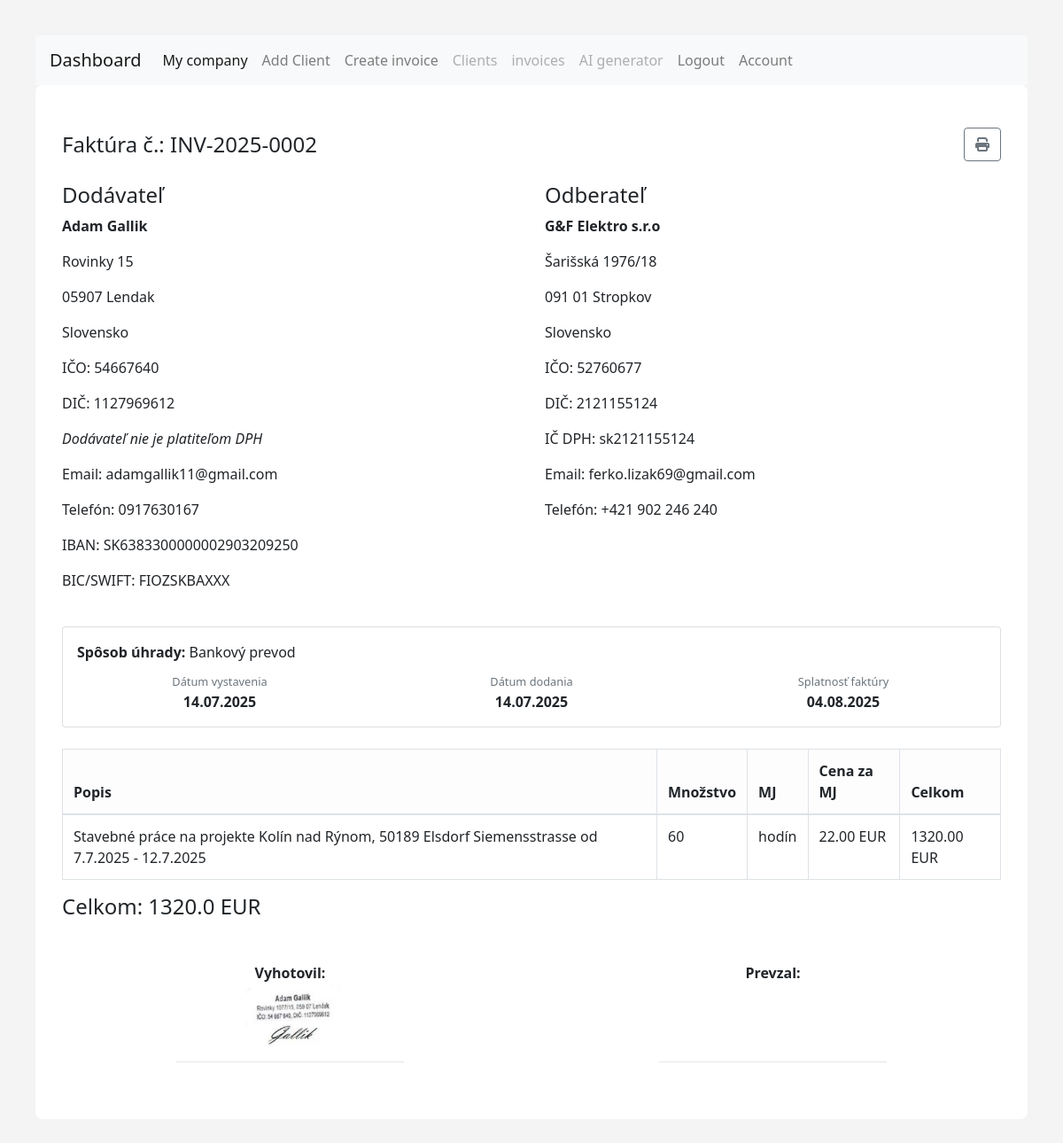
Before: /invoice/10 (signed in) with the older database file.
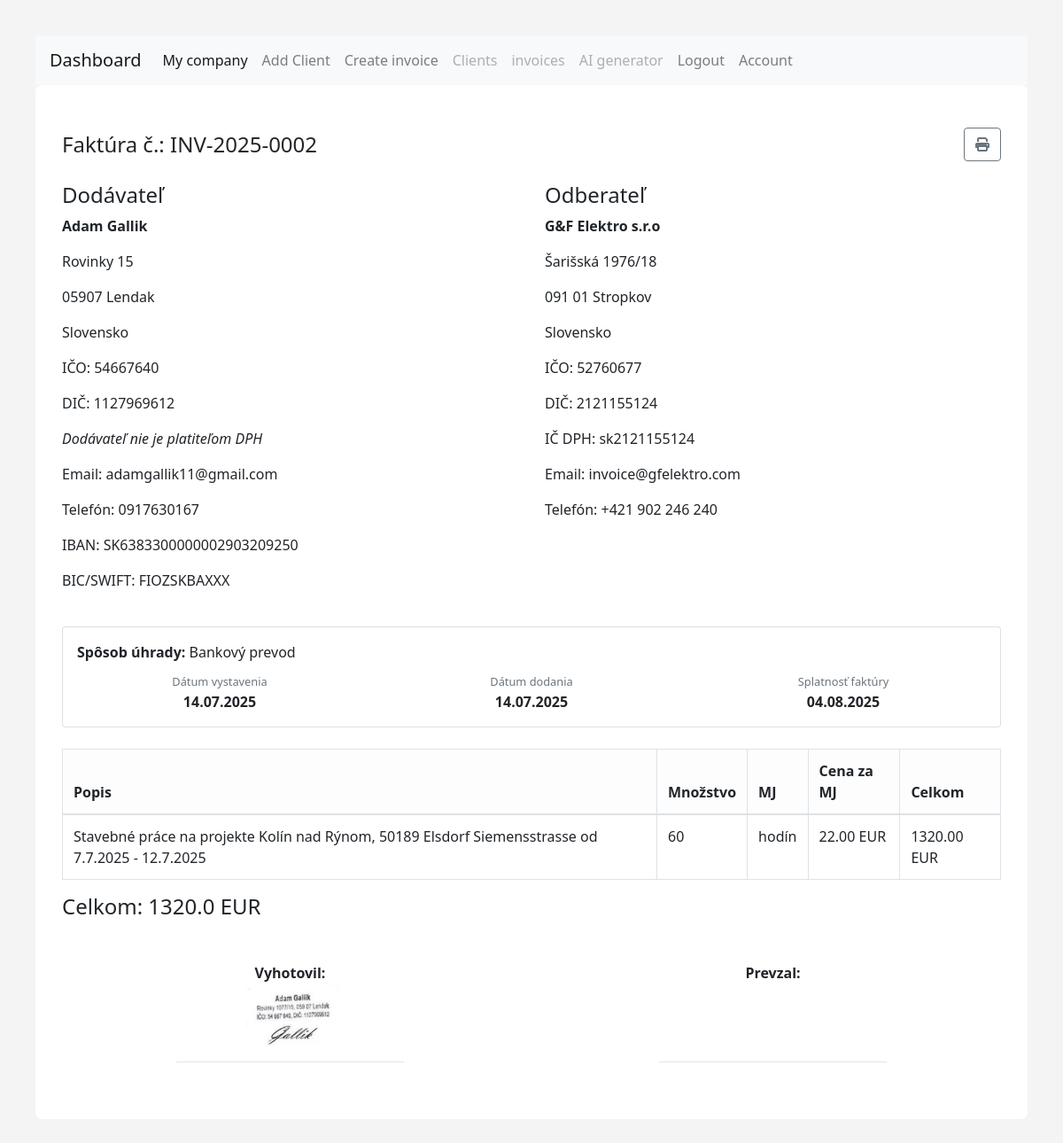
After: the same page with the newer database file.
### models.py (models this page shows)
class Client(db.Model):
        __tablename__ = 'clients'
        id = db.Column(db.Integer, primary_key=True)
        name = db.Column(db.String(100), nullable=False)
        ico = db.Column(db.String(20), nullable=False)
        dic = db.Column(db.String(20), nullable=False)
        street = db.Column(db.String(100), nullable=False)
        user_id = db.Column(db.Integer, db.ForeignKey('users.id'), nullable=False)
        user = db.relationship('User', backref=db.backref('clients', lazy=True))
        city = db.Column(db.String(50), nullable=False)
        zip_code = db.Column(db.String(20), nullable=False)
        country = db.Column(db.String(50), nullable=False)
        email = db.Column(db.String(100), nullable=False)
        phone = db.Column(db.String(20), nullable=False)
        iban = db.Column(db.String(34), nullable=False)
        bic = db.Column(db.String(11), nullable=False)
        payment_method = db.Column(db.String(50), nullable=False)
        is_vat_payer = db.Column(db.Boolean, default=False)
        ic_dph = db.Column(db.String(20), nullable=True)  # Optional field for VAT ID if the client is a VAT payer

### routes.py (the view)
@main.route('/invoice/<int:invoice_id>')
@login_required
def view_invoice(invoice_id):
    invoice = Invoice.query.filter_by(id=invoice_id, user_id=current_user.id).first_or_404()
    if not invoice.company:
        return "Company information is not set up. Please set up your company first.", 400
    return render_template("invoice.html", invoice_data=invoice, client_data=invoice.client, company_data=invoice.company, items=invoice.items)

### templates/invoice.html (shortened to what this page needs)
{% extends "base.html" %}
{% block content %}
<div class="container py-5">
  <div class="d-flex justify-content-between align-items-center mb-4">
    <h1 class="mb-0">Faktúra č.: {{ invoice_data.invoice_number }}</h1>
    <a href="#" class="btn btn-outline-secondary no-print" onclick="window.print()" title="Tlačiť">
      <i class="fas fa-print"></i>
    </a>
  </div>
  <div class="row">
    <div class="col-md-6">
      <h4>Dodávateľ</h4>
      <p><strong>{{ company_data.name }}</strong></p>
      <p>{{ company_data.street }}</p>
      <p>{{ company_data.zip_code }} {{ company_data.city }}</p>
      <p>{{ company_data.country }}</p>
      <p>IČO: {{ company_data.ico }}</p>
      <p>DIČ: {{ company_data.dic }}</p>
      {% if company_data.is_vat_payer and company_data.ic_dph %}
        <p>IČ DPH: {{ company_data.ic_dph }}</p>
      {% else %}
        <p><em>Dodávateľ nie je platiteľom DPH</em></p>
      {% endif %}
      <p>Email: {{ company_data.email }}</p>
      <p>Telefón: {{ company_data.phone }}</p>
      <p>IBAN: {{ company_data.iban }}</p>
      <p>BIC/SWIFT: {{ company_data.bic }}</p>
    </div>
    <div class="col-md-6">
      <h4>Odberateľ</h4>
      <p><strong>{{ client_data.name }}</strong></p>
      <p>{{ client_data.street }}</p>
      <p>{{ client_data.zip_code }} {{ client_data.city }}</p>
      <p>{{ client_data.country }}</p>
      <p>IČO: {{ client_data.ico }}</p>
      <p>DIČ: {{ client_data.dic }}</p>
      {% if not client_data.ic_dph %}
        <p><em>Odberateľ nie je platiteľom DPH</em></p>
      {% else %}
        <p>IČ DPH: {{ client_data.ic_dph }}</p>
      {% endif %}
      <p>Email: {{ client_data.email }}</p>
      <p>Telefón: {{ client_data.phone }}</p>
    </div>
  </div>
  <div class="card my-4 p-3">
    <p class="mb-2"><strong>Spôsob úhrady:</strong> {{ company_data.payment_method }}</p>
    <div class="row text-center">
      <div class="col">
        <small class="text-muted">Dátum vystavenia</small>
        <div><strong>{{ invoice_data.date.strftime('%d.%m.%Y') }}</strong></div>
      </div>
      <div class="col">
        <small class="text-muted">Dátum dodania</small>
        <div><strong>{{ invoice_data.date.strftime('%d.%m.%Y') }}</strong></div>
      </div>
      <div class="col">
        <small class="text-muted">Splatnosť faktúry</small>
        <div><strong>{{ invoice_data.due_date.strftime('%d.%m.%Y') }}</strong></div>
      </div>
    </div>
  </div>
  <table class="table table-bordered">
    <thead class="table-light">
      <tr>
        <th>Popis</th>
        <th>Množstvo</th>
        <th>MJ</th>
        <th>Cena za MJ</th>
        <th>Celkom</th>
      </tr>
    </thead>
    <tbody>
  {% for item in invoice_data.items %}
    <tr>
      <td>{{ item.description }}</td>
      <td>{{ item.quantity }}</td>
      <td>{{ item.unit or '' }}</td>
      <td>{{ "%.2f"|format(item.price_per_item) }} {{ invoice_data.currency }}</td>
      <td>{{ "%.2f"|format(item.total_cost) }} {{ invoice_data.currency }}</td>
    </tr>
  {% endfor %}
</tbody>
  </table>
  {% if company_data.is_vat_payer %}
    <div class="mt-3">
      <p>Základ DPH: {{ "%.2f"|format(invoice_data.total_cost) }} {{ invoice_data.currency }}</p>
      <p>Sadzba DPH: {{ invoice_data.vat_rate }}%</p>
      <p>DPH: {{ "%.2f"|format(invoice_data.total_cost * invoice_data.vat_rate / 100) }} {{ invoice_data.currency }}</p>
      <h4>Spolu na úhradu: {{ "%.2f"|format(invoice_data.total_cost * (1 + invoice_data.vat_rate / 100)) }} {{ invoice_data.currency }}</h4>
    </div>
  {% else %}
    <h4 class="mt-3 text-end">Celkom: {{ invoice_data.total_cost }} {{ invoice_data.currency }}</h4>
  {% endif %}
  <div class="row mt-5">
    <div class="col text-center">
      <strong>Vyhotovil:</strong><br>
      <img src="{{ url_for('static', filename='stamp.png', _external=True) }}" alt="Stamp" style="max-height: 80px;"><br>
      <hr class="w-50 mx-auto">
    </div>
    <div class="col text-center">
      <strong>Prevzal:</strong><br><br><br><br>
      <hr class="w-50 mx-auto">
    </div>
  </div>
</div>
{% endblock %}

Changed rows visible on the page:
changed Client "G&F Elektro s.r.o": email "ferko.lizak69@gmail.com" → "invoice@gfelektro.com"
